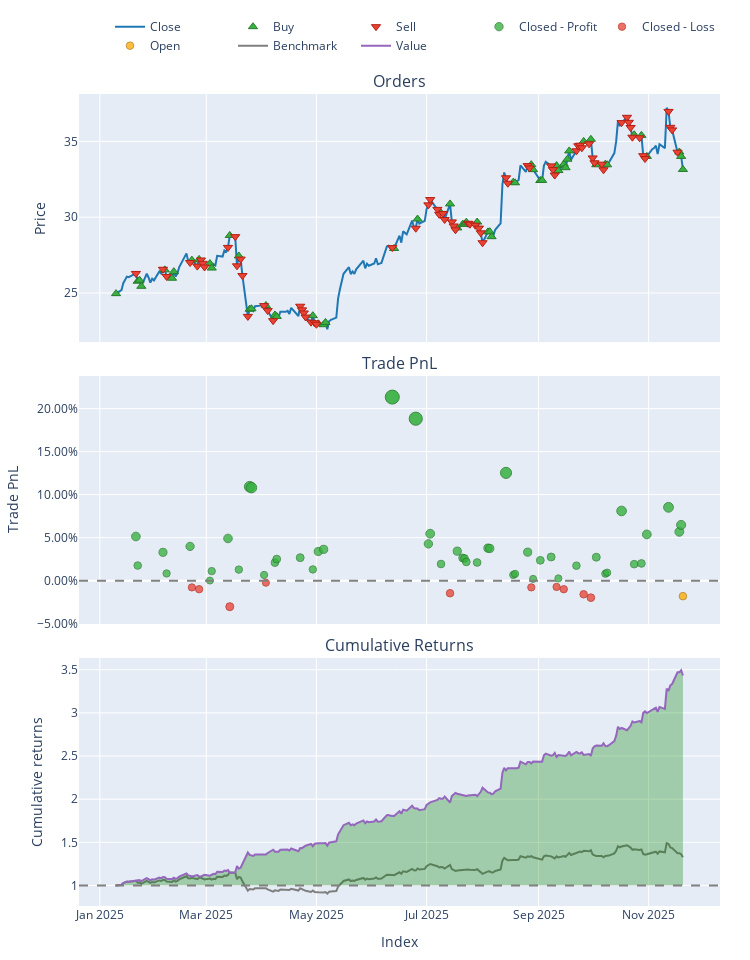

Here is the notebook cell this chart was saved with:
### Markdown cell above
#### CWCO - YES

### Code cell
# 2. Load Data
try:
    # ensuring your path is correct
    data = pd.read_csv('data/processed/CWCO_processed_2022.csv')
    if 'Date' in data.columns:
        data['Date'] = pd.to_datetime(data['Date'])
        data.set_index('Date', inplace=True)
    print("Data loaded successfully.")
except FileNotFoundError:
    print("Error: Data file not found. Check path.")
    sys.exit()

# 3. Split Train/Test
split_idx = int(len(data) * 0.7)
train_df = data.iloc[:split_idx]
test_df = data.iloc[split_idx:]

# --- TRAINING PHASE ---
print("Training PPO Agent...")

# Initialize Trainer (Pass config if needed, or defaults)
trainer = ModelTrainerRL(config['reinforcement_learning'])
env_params = config['reinforcement_learning']['environment']

# Create Training Environment
env_train = TradingEnvRL(
    train_df, 
    initial_balance=env_params.get('initial_balance', 10000),
    commission=env_params.get('commission', 0.001),
    lookback_window=env_params.get('lookback_window', 30),
    reward_func='profit'
)

# Train and Save
# This automatically handles the VecNormalize wrapper creation
result = trainer.train_ppo(env_train) 

# IMPORTANT: Save the model and the normalization stats to disk
# We will reload them for the test phase to ensure consistency
save_path = "models/"
trainer.save_models(save_path)
print("Training Complete. Models saved.")

# --- INFERENCE PHASE (UPDATED) ---
print("Generating Agent Predictions on Test Data...")

# 1. Load the Trained Model
model = PPO.load(os.path.join(save_path, "ppo_model"))

# 2. Create the Test Environment
# Must have the same observation space (columns) as training
env_test = TradingEnvRL(
    test_df, 
    initial_balance=env_params.get('initial_balance', 100000),
    commission=env_params.get('commission', 0.001),
    lookback_window=env_params.get('lookback_window', 30),
    reward_func='profit' 
)

# 3. Wrap it in DummyVecEnv (Required for SB3)
vec_env_test = DummyVecEnv([lambda: env_test])

# 4. Load Normalization Statistics
# This applies the Training Mean/Variance to the Test Data (Crucial!)
norm_path = os.path.join(save_path, "ppo_vecnormalize.pkl")
if os.path.exists(norm_path):
    vec_env_test = VecNormalize.load(norm_path, vec_env_test)
    vec_env_test.training = False     # Do not update stats on test data
    vec_env_test.norm_reward = False  # Do not normalize rewards for testing
else:
    print("WARNING: Normalization stats not found. Model predictions may be garbage.")

# 5. Run Inference Loop
obs = vec_env_test.reset()
done = [False]  # VecEnv returns done as a list/array
actions = []

while not done[0]:
    # Predict action (obs is now correctly scaled)
    action, _ = model.predict(obs, deterministic=True)
    actions.append(action[0]) # Extract single action
    
    # Step the environment
    obs, _, done, _ = vec_env_test.step(action)

print(f"Generated {len(actions)} actions.")


# --- BACKTESTING PHASE ---
print("Running Backtest...")

backtester = PortfolioBacktesterRL(env_params) 

# Note: 'actions' corresponds to the period [lookback_window : end]
# Ensure your backtester handles this alignment. 
# Usually, passing the full price_data and the lookback_window allows 
# the backtester to slice the prices correctly to match the actions.
portfolio = backtester.run_backtest(
    price_data=test_df['close'], 
    predicted_weights=np.array(actions).flatten(),
    lookback_window=env_params.get('lookback_window', 30)
)

comparison = backtester.compare_with_buy_and_hold_rl()

# Show Metrics
metrics = backtester.get_performance_metrics()
print("\n--- Strategy Performance ---")
for k, v in metrics.items():
    print(f"{k}: {v:.4f}")
    
# Plot
portfolio.plot().show()
portfolio.trades.records_readable['Direction'].value_counts()

### Figure 1 — Plotly figure (JSON) as saved in the notebook; plotly's stock layout.template omitted (floating-point values rounded to 4 significant figures; data arrays with more than 128 entries replaced by an {"elided": "..."} marker saying what was removed)
{"data": [{"legendgroup": "0", "line": {"color": "#1f77b4"}, "name": "Close", "showlegend": true, "type": "scatter", "uid": "bbd75cae-6ce2-4d49-9a5e-547dd6f990d7", "x": {"elided": "218 str values"}, "xaxis": "x", "y": {"elided": "218 float values"}, "yaxis": "y"}, {"customdata": {"elided": "57x3 float values"}, "hovertemplate": "Order Id: %{customdata[0]}<br>Timestamp: %{x}<br>Price: %{y}<br>Size: %{customdata[1]:.6f}<br>Fees: %{customdata[2]:.6f}", "legendgroup": "1", "marker": {"color": "#37B13F", "line": {"color": "rgb(38,123,44)", "width": 1}, "size": 8, "symbol": "triangle-up"}, "mode": "markers", "name": "Buy", "type": "scatter", "uid": "c2bcc1b5-c607-42f8-b903-334625ed90e0", "x": ["2025-01-10T00:00:00-05:00", "2025-01-22T00:00:00-05:00", "2025-01-23T00:00:00-05:00", "2025-01-24T00:00:00-05:00", "2025-02-06T00:00:00-05:00", "2025-02-10T00:00:00-05:00", "2025-02-11T00:00:00-05:00", "2025-02-21T00:00:00-05:00", "2025-02-25T00:00:00-05:00", "2025-03-03T00:00:00-05:00", "2025-03-04T00:00:00-05:00", "2025-03-14T00:00:00-04:00", "2025-03-19T00:00:00-04:00", "2025-03-25T00:00:00-04:00", "2025-03-26T00:00:00-04:00", "2025-04-03T00:00:00-04:00", "2025-04-08T00:00:00-04:00", "2025-04-09T00:00:00-04:00", "2025-04-29T00:00:00-04:00", "2025-05-02T00:00:00-04:00", "2025-05-05T00:00:00-04:00", "2025-05-06T00:00:00-04:00", "2025-06-13T00:00:00-04:00", "2025-06-26T00:00:00-04:00", "2025-07-09T00:00:00-04:00", "2025-07-14T00:00:00-04:00", "2025-07-18T00:00:00-04:00", "2025-07-21T00:00:00-04:00", "2025-07-22T00:00:00-04:00", "2025-07-23T00:00:00-04:00", "2025-07-29T00:00:00-04:00", "2025-08-04T00:00:00-04:00", "2025-08-05T00:00:00-04:00", "2025-08-06T00:00:00-04:00", "2025-08-18T00:00:00-04:00", "2025-08-19T00:00:00-04:00", "2025-08-28T00:00:00-04:00", "2025-08-29T00:00:00-04:00", "2025-09-02T00:00:00-04:00", "2025-09-03T00:00:00-04:00", "2025-09-11T00:00:00-04:00", "2025-09-12T00:00:00-04:00", "2025-09-15T00:00:00-04:00", "2025-09-16T00:00:00-04:00", "2025-09-17T00:00:00-04:00", "2025-09-18T00:00:00-04:00", "2025-09-26T00:00:00-04:00", "2025-09-30T00:00:00-04:00", "2025-10-03T00:00:00-04:00", "2025-10-08T00:00:00-04:00", "2025-10-09T00:00:00-04:00", "2025-10-24T00:00:00-04:00", "2025-10-28T00:00:00-04:00", "2025-10-31T00:00:00-04:00", "2025-11-18T00:00:00-05:00", "2025-11-19T00:00:00-05:00", "2025-11-20T00:00:00-05:00"], "xaxis": "x", "y": [24.96, 25.78, 25.85, 25.44, 26.53, 25.98, 26.41, 27.17, 27.22, 26.94, 26.65, 28.8, 27.45, 23.93, 23.96, 24.18, 23.56, 23.46, 23.51, 22.97, 22.91, 23.06, 27.94, 29.88, 30.28, 30.88, 29.29, 29.53, 29.55, 29.67, 29.68, 29.03, 29.04, 28.72, 32.31, 32.27, 33.47, 33.14, 32.42, 32.43, 33.41, 33.08, 33.5, 33.27, 33.83, 34.37, 35.0, 35.14, 33.46, 33.5, 33.46, 35.44, 35.4, 34.01, 34.3, 34.01, 33.15], "yaxis": "y"}, {"customdata": {"elided": "69x3 float values"}, "hovertemplate": "Order Id: %{customdata[0]}<br>Timestamp: %{x}<br>Price: %{y}<br>Size: %{customdata[1]:.6f}<br>Fees: %{customdata[2]:.6f}", "legendgroup": "2", "marker": {"color": "#EA4335", "line": {"color": "rgb(181,31,18)", "width": 1}, "size": 8, "symbol": "triangle-down"}, "mode": "markers", "name": "Sell", "type": "scatter", "uid": "c47a153a-0eb8-49a2-9d93-71f171fe6c5e", "x": ["2025-01-21T00:00:00-05:00", "2025-02-05T00:00:00-05:00", "2025-02-07T00:00:00-05:00", "2025-02-20T00:00:00-05:00", "2025-02-24T00:00:00-05:00", "2025-02-26T00:00:00-05:00", "2025-02-27T00:00:00-05:00", "2025-02-28T00:00:00-05:00", "2025-03-13T00:00:00-04:00", "2025-03-17T00:00:00-04:00", "2025-03-18T00:00:00-04:00", "2025-03-20T00:00:00-04:00", "2025-03-21T00:00:00-04:00", "2025-03-24T00:00:00-04:00", "2025-04-02T00:00:00-04:00", "2025-04-04T00:00:00-04:00", "2025-04-07T00:00:00-04:00", "2025-04-22T00:00:00-04:00", "2025-04-23T00:00:00-04:00", "2025-04-24T00:00:00-04:00", "2025-04-25T00:00:00-04:00", "2025-04-28T00:00:00-04:00", "2025-04-30T00:00:00-04:00", "2025-05-01T00:00:00-04:00", "2025-06-12T00:00:00-04:00", "2025-06-25T00:00:00-04:00", "2025-07-02T00:00:00-04:00", "2025-07-03T00:00:00-04:00", "2025-07-07T00:00:00-04:00", "2025-07-08T00:00:00-04:00", "2025-07-10T00:00:00-04:00", "2025-07-11T00:00:00-04:00", "2025-07-15T00:00:00-04:00", "2025-07-16T00:00:00-04:00", "2025-07-17T00:00:00-04:00", "2025-07-24T00:00:00-04:00", "2025-07-25T00:00:00-04:00", "2025-07-28T00:00:00-04:00", "2025-07-30T00:00:00-04:00", "2025-07-31T00:00:00-04:00", "2025-08-01T00:00:00-04:00", "2025-08-14T00:00:00-04:00", "2025-08-15T00:00:00-04:00", "2025-08-26T00:00:00-04:00", "2025-08-27T00:00:00-04:00", "2025-09-08T00:00:00-04:00", "2025-09-09T00:00:00-04:00", "2025-09-10T00:00:00-04:00", "2025-09-22T00:00:00-04:00", "2025-09-23T00:00:00-04:00", "2025-09-24T00:00:00-04:00", "2025-09-25T00:00:00-04:00", "2025-09-29T00:00:00-04:00", "2025-10-01T00:00:00-04:00", "2025-10-02T00:00:00-04:00", "2025-10-06T00:00:00-04:00", "2025-10-07T00:00:00-04:00", "2025-10-17T00:00:00-04:00", "2025-10-20T00:00:00-04:00", "2025-10-21T00:00:00-04:00", "2025-10-22T00:00:00-04:00", "2025-10-23T00:00:00-04:00", "2025-10-27T00:00:00-04:00", "2025-10-29T00:00:00-04:00", "2025-10-30T00:00:00-04:00", "2025-11-12T00:00:00-05:00", "2025-11-13T00:00:00-05:00", "2025-11-14T00:00:00-05:00", "2025-11-17T00:00:00-05:00"], "xaxis": "x", "y": [26.29, 26.57, 26.09, 27.01, 26.78, 27.18, 26.96, 26.72, 28.01, 28.72, 26.8, 27.24, 26.15, 23.46, 24.17, 23.84, 23.18, 24.13, 23.89, 23.68, 23.42, 23.08, 23.04, 22.94, 28.0, 29.28, 30.82, 31.17, 30.52, 30.19, 30.25, 29.85, 29.69, 29.42, 29.17, 29.6, 29.54, 29.47, 29.28, 28.97, 28.32, 32.6, 32.24, 33.41, 33.25, 33.39, 33.14, 32.78, 34.38, 34.71, 34.75, 34.58, 34.84, 33.91, 33.59, 33.5, 33.13, 36.24, 36.59, 36.26, 35.92, 35.28, 35.24, 34.06, 33.87, 36.98, 35.93, 35.76, 34.29], "yaxis": "y"}, {"customdata": {"elided": "49x4 float values"}, "hovertemplate": "Exit Trade Id: %{customdata[0]}<br>Position Id: %{customdata[1]}<br>Exit Timestamp: %{x}<br>PnL: %{customdata[2]:.6f}<br>Return: %{customdata[3]:.2%}", "legendgroup": "3", "marker": {"color": "#37B13F", "line": {"color": "rgb(38,123,44)", "width": 1}, "opacity": [0.786, 0.7623, 0.7731, 0.7558, 0.7779, 0.75, 0.7577, 0.7844, 0.759, 0.8268, 0.826, 0.7546, 0.7647, 0.7675, 0.7687, 0.7591, 0.7738, 0.7755, 0.9, 0.8823, 0.78, 0.7883, 0.7635, 0.774, 0.7685, 0.768, 0.7653, 0.7648, 0.7765, 0.7763, 0.838, 0.7546, 0.7555, 0.7732, 0.7514, 0.7666, 0.7693, 0.7518, 0.7622, 0.7691, 0.7556, 0.7564, 0.8069, 0.7634, 0.764, 0.7877, 0.8099, 0.7899, 0.7955], "size": [8.681, 7.572, 8.077, 7.271, 8.304, 7.0, 7.36, 8.607, 7.418, 10.58, 10.55, 7.214, 7.684, 7.819, 7.873, 7.425, 8.109, 8.191, 14.0, 13.18, 8.4, 8.788, 7.632, 8.122, 7.863, 7.842, 7.713, 7.69, 8.237, 8.226, 11.11, 7.215, 7.255, 8.085, 7.064, 7.772, 7.899, 7.083, 7.568, 7.892, 7.261, 7.3, 9.655, 7.626, 7.653, 8.761, 9.794, 8.861, 9.122], "symbol": "circle"}, "mode": "markers", "name": "Closed - Profit", "type": "scatter", "uid": "f87edee3-e58e-4185-8c07-24cf4799c631", "x": ["2025-01-21T00:00:00-05:00", "2025-01-22T00:00:00-05:00", "2025-02-05T00:00:00-05:00", "2025-02-07T00:00:00-05:00", "2025-02-20T00:00:00-05:00", "2025-03-03T00:00:00-05:00", "2025-03-04T00:00:00-05:00", "2025-03-13T00:00:00-04:00", "2025-03-19T00:00:00-04:00", "2025-03-25T00:00:00-04:00", "2025-03-26T00:00:00-04:00", "2025-04-02T00:00:00-04:00", "2025-04-08T00:00:00-04:00", "2025-04-09T00:00:00-04:00", "2025-04-22T00:00:00-04:00", "2025-04-29T00:00:00-04:00", "2025-05-02T00:00:00-04:00", "2025-05-05T00:00:00-04:00", "2025-06-12T00:00:00-04:00", "2025-06-25T00:00:00-04:00", "2025-07-02T00:00:00-04:00", "2025-07-03T00:00:00-04:00", "2025-07-09T00:00:00-04:00", "2025-07-18T00:00:00-04:00", "2025-07-21T00:00:00-04:00", "2025-07-22T00:00:00-04:00", "2025-07-23T00:00:00-04:00", "2025-07-29T00:00:00-04:00", "2025-08-04T00:00:00-04:00", "2025-08-05T00:00:00-04:00", "2025-08-14T00:00:00-04:00", "2025-08-18T00:00:00-04:00", "2025-08-19T00:00:00-04:00", "2025-08-26T00:00:00-04:00", "2025-08-29T00:00:00-04:00", "2025-09-02T00:00:00-04:00", "2025-09-08T00:00:00-04:00", "2025-09-12T00:00:00-04:00", "2025-09-22T00:00:00-04:00", "2025-10-03T00:00:00-04:00", "2025-10-08T00:00:00-04:00", "2025-10-09T00:00:00-04:00", "2025-10-17T00:00:00-04:00", "2025-10-24T00:00:00-04:00", "2025-10-28T00:00:00-04:00", "2025-10-31T00:00:00-04:00", "2025-11-12T00:00:00-05:00", "2025-11-18T00:00:00-05:00", "2025-11-19T00:00:00-05:00"], "xaxis": "x2", "y": [0.05133, 0.01754, 0.03293, 0.008375, 0.03983, 0.0001089, 0.01109, 0.04906, 0.01285, 0.1092, 0.1081, 0.00664, 0.02094, 0.02505, 0.02671, 0.01305, 0.0339, 0.0364, 0.2134, 0.1883, 0.04277, 0.05458, 0.01935, 0.03428, 0.02641, 0.02575, 0.02182, 0.02112, 0.0378, 0.03747, 0.1253, 0.006653, 0.007876, 0.03315, 0.002068, 0.02364, 0.02749, 0.002646, 0.01742, 0.02728, 0.008069, 0.009252, 0.081, 0.01918, 0.02, 0.05375, 0.08524, 0.05679, 0.06475], "yaxis": "y2"}, {"customdata": [[5.0, 3.0, -11.91, -0.007852], [6.0, 3.0, -36.71, -0.009934], [10.0, 5.0, -202.7, -0.03022], [15.0, 7.0, -0.925, -0.002411], [27.0, 11.0, -201.4, -0.0146], [39.0, 15.0, -26.53, -0.007821], [43.0, 17.0, -70.13, -0.007254], [45.0, 17.0, -359.3, -0.009954], [47.0, 19.0, -96.09, -0.01583], [48.0, 19.0, -84.2, -0.01979]], "hovertemplate": "Exit Trade Id: %{customdata[0]}<br>Position Id: %{customdata[1]}<br>Exit Timestamp: %{x}<br>PnL: %{customdata[2]:.6f}<br>Return: %{customdata[3]:.2%}", "legendgroup": "4", "marker": {"color": "#EA4335", "line": {"color": "rgb(181,31,18)", "width": 1}, "opacity": [0.7554, 0.7569, 0.7712, 0.7516, 0.7602, 0.7554, 0.755, 0.7569, 0.7611, 0.7638], "size": [7.254, 7.322, 7.988, 7.076, 7.476, 7.253, 7.235, 7.323, 7.516, 7.646], "symbol": "circle"}, "mode": "markers", "name": "Closed - Loss", "type": "scatter", "uid": "612d3653-cb73-4b7d-be21-bd7cf6a09f32", "x": ["2025-02-21T00:00:00-05:00", "2025-02-25T00:00:00-05:00", "2025-03-14T00:00:00-04:00", "2025-04-03T00:00:00-04:00", "2025-07-14T00:00:00-04:00", "2025-08-28T00:00:00-04:00", "2025-09-11T00:00:00-04:00", "2025-09-15T00:00:00-04:00", "2025-09-26T00:00:00-04:00", "2025-09-30T00:00:00-04:00"], "xaxis": "x2", "y": [-0.007852, -0.009934, -0.03022, -0.002411, -0.0146, -0.007821, -0.007254, -0.009954, -0.01583, -0.01979], "yaxis": "y2"}, {"customdata": [[59.0, 24.0, -6301.0, -0.01804]], "hovertemplate": "Exit Trade Id: %{customdata[0]}<br>Position Id: %{customdata[1]}<br>Exit Timestamp: %{x}<br>PnL: %{customdata[2]:.6f}<br>Return: %{customdata[3]:.2%}", "legendgroup": "5", "marker": {"color": "#FFAA00", "line": {"color": "rgb(178,118,0)", "width": 1}, "opacity": [0.7626], "size": [7.589], "symbol": "circle"}, "mode": "markers", "name": "Open", "type": "scatter", "uid": "bb725737-ac5d-457a-9fd7-cd4ed78c2c08", "x": ["2025-11-20T00:00:00-05:00"], "xaxis": "x2", "y": [-0.01804], "yaxis": "y2"}, {"legendgroup": "6", "line": {"color": "#7f7f7f"}, "name": "Benchmark", "showlegend": true, "type": "scatter", "uid": "98d5d15a-57f3-46b1-8092-9f8d92723cf6", "x": {"elided": "218 str values"}, "xaxis": "x3", "y": {"elided": "218 float values"}, "yaxis": "y3"}, {"hoverinfo": "skip", "legendgroup": "7", "line": {"color": "rgba(0, 0, 0, 0)", "width": 0}, "opacity": 0, "showlegend": false, "type": "scatter", "uid": "c46caa6f-f9e5-4a95-af64-5d87b9765d5d", "x": {"elided": "218 str values"}, "xaxis": "x3", "y": {"elided": "218 int values"}, "yaxis": "y3"}, {"connectgaps": false, "fill": "tonexty", "fillcolor": "rgba(0, 128, 0, 0.3)", "hoverinfo": "skip", "legendgroup": "7", "line": {"color": "rgba(0, 0, 0, 0)", "width": 0}, "opacity": 0, "showlegend": false, "type": "scatter", "uid": "75d0af2f-8fa2-42ee-aa0d-14f29701d78a", "x": {"elided": "218 str values"}, "xaxis": "x3", "y": {"elided": "218 float values"}, "yaxis": "y3"}, {"hoverinfo": "skip", "legendgroup": "7", "line": {"color": "rgba(0, 0, 0, 0)", "width": 0}, "opacity": 0, "showlegend": false, "type": "scatter", "uid": "addfb78d-2a60-4a31-baea-f8d7f65d6007", "x": {"elided": "218 str values"}, "xaxis": "x3", "y": {"elided": "218 int values"}, "yaxis": "y3"}, {"connectgaps": false, "fill": "tonexty", "fillcolor": "rgba(255, 0, 0, 0.3)", "hoverinfo": "skip", "legendgroup": "7", "line": {"color": "rgba(0, 0, 0, 0)", "width": 0}, "opacity": 0, "showlegend": false, "type": "scatter", "uid": "4b008304-7153-424c-9be7-9a0cc05f43af", "x": {"elided": "218 str values"}, "xaxis": "x3", "y": {"elided": "218 float values"}, "yaxis": "y3"}, {"legendgroup": "8", "line": {"color": "#9467bd"}, "name": "Value", "showlegend": true, "type": "scatter", "uid": "119e8c46-fb57-4e50-bd73-d9f462da9073", "x": {"elided": "218 str values"}, "xaxis": "x3", "y": {"elided": "218 float values"}, "yaxis": "y3"}, {"hoverinfo": "skip", "legendgroup": "7", "line": {"color": "rgba(0, 0, 0, 0)", "width": 0}, "opacity": 0, "showlegend": false, "type": "scatter", "uid": "aea8ec2a-c59a-4e0f-a681-5c0a00100fd4", "x": {"elided": "218 str values"}, "xaxis": "x3", "y": {"elided": "218 int values"}, "yaxis": "y3"}], "layout": {"annotations": [{"font": {"size": 16}, "showarrow": false, "text": "Orders", "x": 0.5, "xanchor": "center", "xref": "paper", "y": 1, "yanchor": "bottom", "yref": "paper"}, {"font": {"size": 16}, "showarrow": false, "text": "Trade PnL", "x": 0.5, "xanchor": "center", "xref": "paper", "y": 0.6528, "yanchor": "bottom", "yref": "paper"}, {"font": {"size": 16}, "showarrow": false, "text": "Cumulative Returns", "x": 0.5, "xanchor": "center", "xref": "paper", "y": 0.3056, "yanchor": "bottom", "yref": "paper"}], "height": 960, "legend": {"orientation": "h", "traceorder": "normal", "x": 1, "xanchor": "right", "y": 1.042, "yanchor": "bottom"}, "margin": {"b": 30, "l": 30, "r": 30, "t": 30}, "shapes": [{"line": {"color": "gray", "dash": "dash"}, "type": "line", "x0": 0, "x1": 1, "xref": "paper", "y0": 0, "y1": 0, "yref": "y2"}, {"line": {"color": "gray", "dash": "dash"}, "type": "line", "x0": 0, "x1": 1, "xref": "paper", "y0": 1, "y1": 1, "yref": "y3"}], "showlegend": true, "width": 750, "xaxis": {"anchor": "y", "domain": [0, 1], "matches": "x3", "showticklabels": false}, "xaxis2": {"anchor": "y2", "domain": [0, 1], "matches": "x3", "showticklabels": false}, "xaxis3": {"anchor": "y3", "domain": [0, 1], "title": {"text": "Index"}}, "yaxis": {"anchor": "x", "domain": [0.6944, 1], "title": {"text": "Price"}}, "yaxis2": {"anchor": "x2", "domain": [0.3472, 0.6528], "tickformat": ".2%", "title": {"text": "Trade PnL"}}, "yaxis3": {"anchor": "x3", "domain": [0, 0.3056], "title": {"text": "Cumulative returns"}}}}
